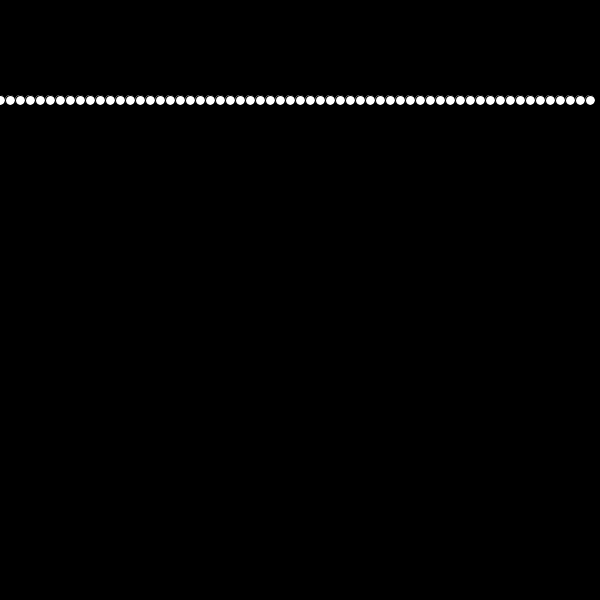
Frame 1 (no input)
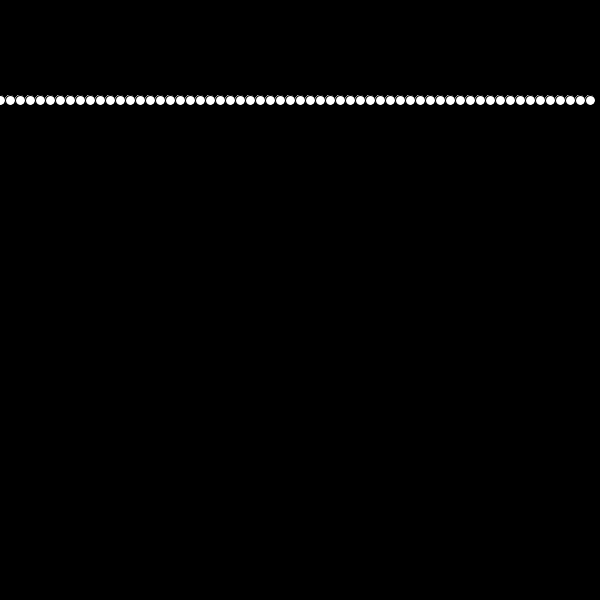
Frame 60 (the mouse pressed at the canvas centre just before this capture)
Frame 120 (the mouse held since frame 60 and released just before this capture): identical to frame 60, image omitted

The Processing sketch that drew these frames (run headless with seeded random() and noise(); from frame 60 on, the mouse is pressed at the canvas centre):

// Processing sketch: oneDArray
// ── oneDArray.pde
int num = 60;

int [] xPos = new int[num];

int size = 10;

void setup(){
  size(600, 600);
  background(0);

//filling my xPos array with data;
  for (int i = 0; i<num; i++){
    xPos[i] = i*size;
  }
}

void draw(){
  for (int i=0; i<num; i++){
   ellipse(xPos[i], 100, size, size); 
  }
  
  //increases the size of the ellipses
    //for (int i=0; i<num; i++){
   //ellipse(xPos[i], 100, size*i, size*i); 
  //}
}
